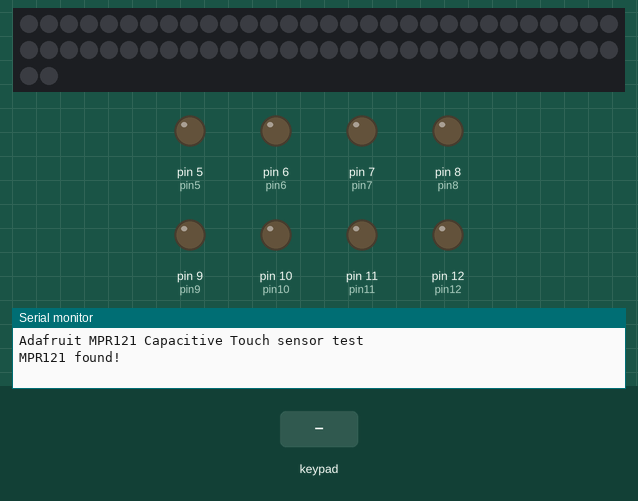
A sketch run on a simulated Arduino Leonardo, built with avr-gcc and run on an emulated ATmega32U4. On the bench: 62 RGB LEDs in strip order, left to right, continuing on the next row, output pins drawn as LEDs (lit = HIGH), the last lines printed to the serial monitor. The inputs (shaded band) are chosen by the test bench.

Above: at 1.2 s.
1.3 s: keypad keys 1 2 3 4 A pressed 0.4 s apart
At 2.57 s:
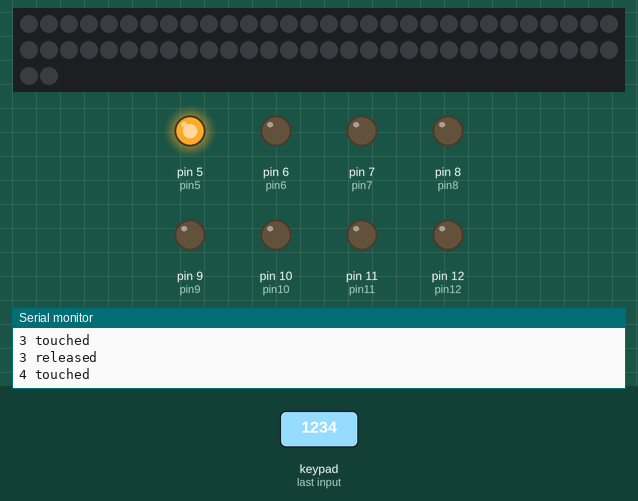
4.8 s: key '5' pressed
At 4.87 s:
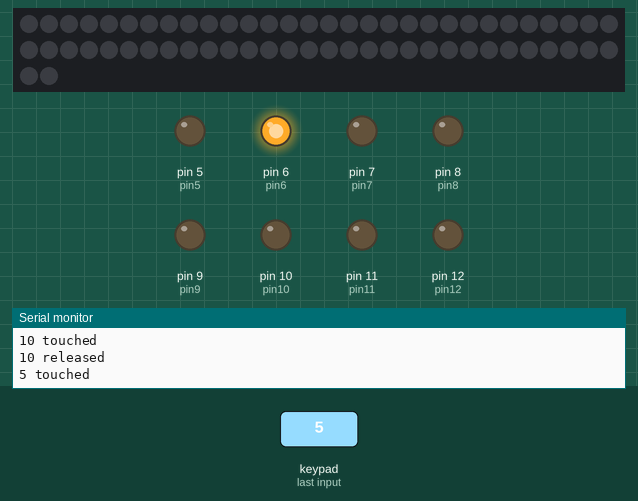
6.4 s: key '6' pressed
At 6.47 s:
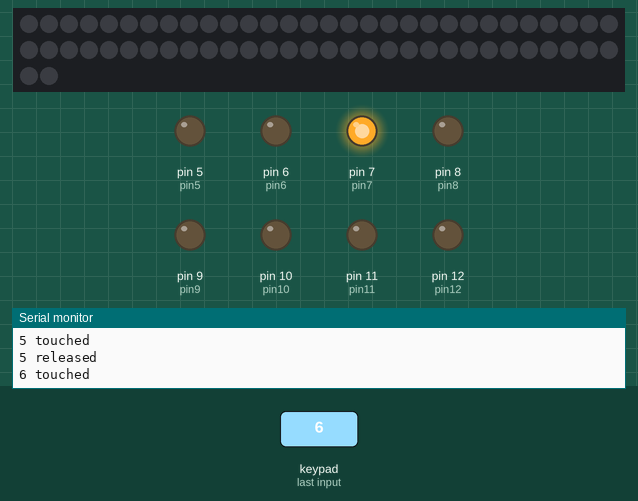
8.0 s: keypad keys 1 3 9 7 pressed 0.4 s apart
At 8.87 s:
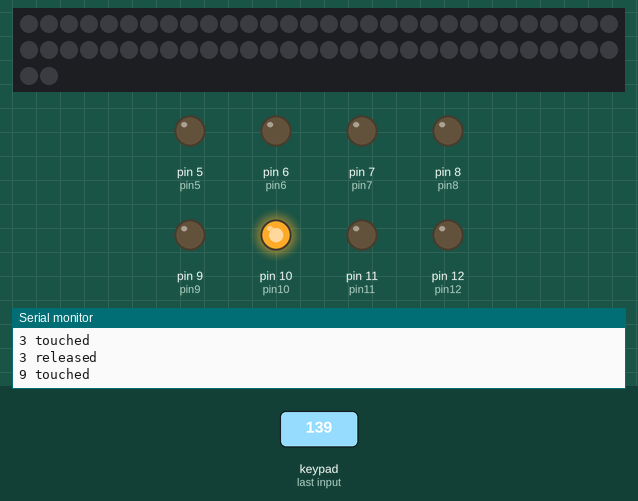
11.1 s: key '8' pressed
At 11.17 s:
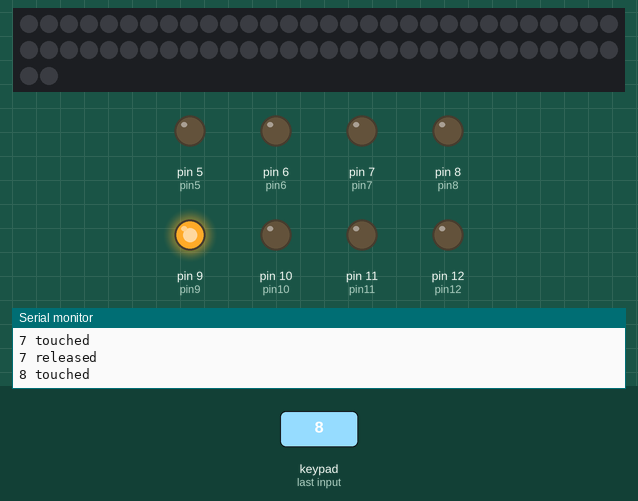
12.7 s: key 'B' pressed
At 12.77 s:
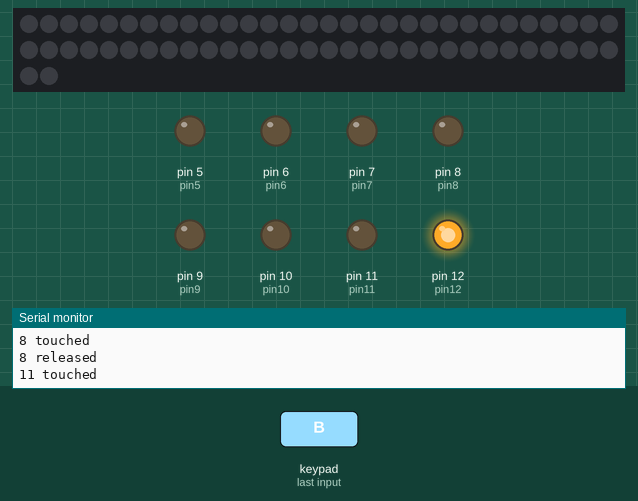
Timing chart, 0 to 15.3 s (numbered marks = the images above; inputs shaded):
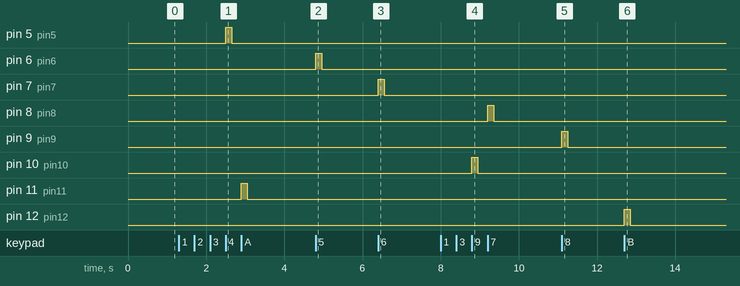

The sketch:

CapacitiveSensor_BTN_fsr.ino
```cpp
#include <Adafruit_NeoPixel.h>
#include <Adafruit_MPR121.h>
#include <Wire.h>

#ifdef __AVR__
#include <avr/power.h>
#endif
#define PIN            3
#define NUMPIXELS      62

Adafruit_NeoPixel pixels = Adafruit_NeoPixel(NUMPIXELS, PIN, NEO_GRB + NEO_KHZ800);
Adafruit_MPR121 cap = Adafruit_MPR121();
// Keeps track of the last pins touched
// so we know when buttons are 'released'
uint16_t lasttouched = 0;
uint16_t currtouched = 0;
int pin12 = 12;
int pin11 = 11;
int pin10 = 10;
int pin9 = 9;
int pin8 = 8;
int pin7 = 7;
int pin6 = 6;
int pin5 = 5;

int delayval = 10; // delay for half a second
int potPin = 0;    // select the input pin for the potentiometer
int val = 0;       // variable to store the value coming from the sensor
int mapVal = 0;
int oldVal = 1;

void setup() {
  Serial.begin(9600);

#if defined (__AVR_ATtiny85__)
  if (F_CPU == 16000000) clock_prescale_set(clock_div_1);
#endif

  pixels.begin();
  pixels.show();
  pixels.setBrightness(255);

  pinMode(pin12, OUTPUT);
  pinMode(pin11, OUTPUT);
  pinMode(pin10, OUTPUT);
  pinMode(pin9, OUTPUT);
  pinMode(pin8, OUTPUT);
  pinMode(pin7, OUTPUT);
  pinMode(pin6, OUTPUT);
  pinMode(pin5, OUTPUT);

  while (!Serial) { // needed to keep leonardo/micro from starting too fast!
    delay(10);
  }

  Serial.println("Adafruit MPR121 Capacitive Touch sensor test");

  // Default address is 0x5A, if tied to 3.3V its 0x5B
  // If tied to SDA its 0x5C and if SCL then 0x5D
  if (!cap.begin(0x5A)) {
    Serial.println("MPR121 not found, check wiring?");
    while (1);
  }
  Serial.println("MPR121 found!");

}

void loop() {
  // Get the currently touched pads
  currtouched = cap.touched();

  for (uint8_t i = 0; i < 12; i++) {
    // it if *is* touched and *wasnt* touched before, alert!
    if ((currtouched & _BV(i)) && !(lasttouched & _BV(i)) ) {
      Serial.print(i); Serial.println(" touched");

      int buttonNumber = i;
      switch (buttonNumber) {
        case 11:
          digitalWrite(pin12, HIGH);
          break;
        case 10:
          digitalWrite(pin11, HIGH);
          break;
        case 9:
          digitalWrite(pin10, HIGH);
          break;
        case 8:
          digitalWrite(pin9, HIGH);
          break;
        case 7:
          digitalWrite(pin8, HIGH);
          break;
        case 6:
          digitalWrite(pin7, HIGH);
          break;
        case 5:
          digitalWrite(pin6, HIGH);
          break;
        case 4:
          digitalWrite(pin5, HIGH);
          break;
      }
    }
    // if it *was* touched and now *isnt*, alert!
    if (!(currtouched & _BV(i)) && (lasttouched & _BV(i)) ) {
      Serial.print(i); Serial.println(" released");
      int buttonNumber = i;

      switch (buttonNumber) {
        case 11:
          digitalWrite(pin12, LOW);
          break;
        case 10:
          digitalWrite(pin11, LOW);
          break;
        case 9:
          digitalWrite(pin10, LOW);
          break;
        case 8:
          digitalWrite(pin9, LOW);
          break;
        case 7:
          digitalWrite(pin8, LOW);
          break;
        case 6:
          digitalWrite(pin7, LOW);
          break;
        case 5:
          digitalWrite(pin6, LOW);
          break;
        case 4:
          digitalWrite(pin5, LOW);
          break;
      }
    }
  }
  // reset our state
  lasttouched = currtouched;
  return;
  delay(100);

  val = analogRead(potPin);    // read the value from the sensor
  mapVal = map(val, 0, 900, 0, 62);
  theaterChase(pixels.Color(mapVal * 2, 124 - 2 * mapVal, 0), 10, mapVal);

}


void theaterChase(uint32_t c, uint8_t wait, uint8_t mapVal) {

  for (uint16_t i = 0; i < mapVal; i++) {
    pixels.setPixelColor(i, c);  //turn pixel on
  }
  for (uint16_t i = mapVal; i < 62; i++) {
    pixels.setPixelColor(i , 0);
  }
  pixels.show();
  delay(wait);
}
```

Measured:
- after the input at 1.3 s, pin 5 (pin5): LOW → HIGH after 1.2 s, → LOW 0.15 s later; pin 11 (pin11): LOW → HIGH after 1.6 s, → LOW 0.15 s later
- after the input at 4.8 s, pin 6 (pin6): LOW → HIGH at once, → LOW 0.15 s later
- after the input at 6.4 s, pin 7 (pin7): LOW → HIGH at once, → LOW 0.15 s later
- after the input at 8.0 s, pin 8 (pin8): LOW → HIGH after 1.2 s, → LOW 0.15 s later; pin 10 (pin10): LOW → HIGH after 0.80 s, → LOW 0.15 s later
- after the input at 11.1 s, pin 9 (pin9): LOW → HIGH at once, → LOW 0.15 s later
- after the input at 12.7 s, pin 12 (pin12): LOW → HIGH at once, → LOW 0.15 s later
